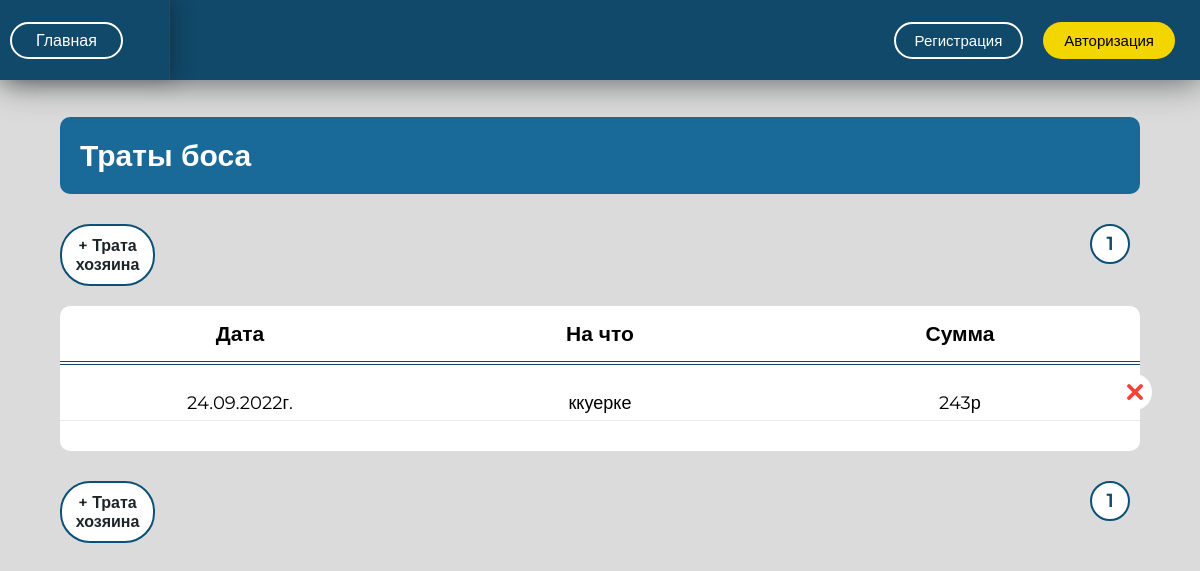
The app's page /spendingboss/ with its own data.
### otchet/models.py (models this page shows)
class Spending(models.Model):
    date = models.DateTimeField(auto_now=True, verbose_name='Дата')
    summa = models.PositiveIntegerField(default=0, verbose_name='Сумма')
    note = models.CharField(max_length=200, verbose_name='Примечание')
    def date_check(self):
        if self.date.month < 10:
            month_now = '0' + str(self.date.month)
        else:
            month_now = self.date.month
        return month_now
    class Meta:
        abstract = True

class SpendingBoss(Spending):  # траты хозяина дома
    class Meta:
        db_table = "bossspending"
        verbose_name = "Расходы хозяина"
        verbose_name_plural = "Расходы хозяина"
        ordering = ['-date']

### otchet/views.py (the view)
# urls.py: path('spendingboss/', views.spendingboss, name='spendingboss'),
def spendingboss(request):
    data = data_d(request)
    spend_boss = SpendingBoss.objects.all()
    paginator = Paginator(spend_boss, 20)
    page_number = request.GET.get('page')
    page_obj = paginator.get_page(page_number)
    data['page_obj'] = page_obj
    if request.method == 'POST' and request.POST['name_form'] == 'AddSpendingBossForms':
        form4 = AddSpendingBossForms(data=request.POST)
        data['form4'] = form4
        if form4.is_valid():
            form4.save()
            return render(request, 'otchet/done.html', context=data)
    return render(request, 'otchet/spending_boss.html', context=data)

### otchet/funk_otchet.py (called while the page is built, shortened)
def data_d(request):
    data = {}
    data['form'] = AddPepForm()
    data['form1'] = AddPaymentsForm()
    data['form2'] = AddSpendingAdminForm()
    data['form3'] = AddSpendingHostelForms()
    data['form4'] = AddSpendingBossForms()
    data['form5'] = AddEventsForms()
    data['form6'] = AddRefundsForms()
    data['form7'] = DepartmentForm()
    return data

### otchet/templates/otchet/spending_boss.html (shortened to what this page needs)
{% extends 'otchet/base.html' %}
{% load static %}
{% block content %}
    <div class="payments2">
        <h1>Траты боса</h1>
        <div class="pagin">
            <div class="but5">
                <div class="append_but" class="append_spend_boss" onclick="add_spend_boss()">+ Трата хозяина</div>
            </div>
            <nav class="num_page">
                <ul>
                    {% for p in page_obj.paginator.page_range%}
                        <li>
                            <a href="?page={{ p }}">{{ p }}</a>
                        </li>
                    {% endfor %}
                </ul>
            </nav>
        </div>
        <div class="payments">
                <ul class="stolb_payments">
                    <li>
                        <h5>Дата</h5>
                    </li>
                    <li>
                        <h5>На что</h5>
                    </li>
                    <li>
                        <h5>Сумма</h5>
                    </li>
                </ul>
                {% for spend in page_obj %}
                    <div class="pay">
                        <div class="date_1 text_1">
                            {{ spend.date.day }}.{{ spend.date_check }}.{{ spend.date.year }}г.
                        </div>
                        <div class="user_1 text_1">
                            {{ spend.note }}
                        </div>
                        <div class="summa text_1">
                            {{ spend.summa }}р
                             <a href="{% url 'update_spendingboss' spend.id %}" >
                            </a>
                            <a href="{% url 'delete_spendingboss' spend.id %}" class="delete_knop">
                                <img src="{% static 'otchet/images/close.png' %}" alt="">
                            </a>
                        </div>
                    </div>
                {% endfor %}
            </div>
        <div class="pagin">
            <div class="but5">
                <div class="append_but" class="append_spend_boss" onclick="add_spend_boss()">+ Трата хозяина</div>
            </div>
            <nav class="num_page">
                <ul>
                    {% for p in page_obj.paginator.page_range%}
                        <li>
                            <a href="?page={{ p }}">{{ p }}</a>
                        </li>
                    {% endfor %}
                </ul>
            </nav>
        </div>
    </div>
{% endblock %}

### otchet/static/otchet/css/media.css (style rules this page uses)
@media screen and (max-width: 1511px) { .append_but { width:19%; } }
@media screen and (max-width: 1202px) { .append_but { width:22%; } }
@media screen and (max-width: 1202px) { .payments2 { width: 90% !important; } }

### otchet/static/otchet/css/index.css (style rules this page uses)
* { box-sizing: border-box; margin: 0; padding: 0; }
body { height: 100vh; background: #dbdbdb; font-family: 'Montserrat', sans-serif; }
ul { list-style:none; }
.payments { background: #fff; border-radius: 10px; padding-bottom: 30px; margin-top: 20px; }
.stolb_payments { display: flex; justify-content: space-around; padding: 0; margin: 0; border-bottom: 4px double #11496a; margin-bottom: 20px; }
.stolb_payments li { width: 33%; text-align: center; font-size: 18px; padding: 15px; }
.stolb_payments li h5 { font-size: 21px; }
.pay { display: flex; justify-content: space-around; height: 36px; align-items: center; border-bottom: 1px solid #dddddd9c; }
.text_1 { width: 33%; text-align: center; height: 30px; line-height: 30px; position: relative; font-size: 18px; letter-spacing: 0.002em; }
.text_1 a { position: absolute; right: 28px; top: -13px; width: 34px; height: 36px; transition:0.2s; }
.text_1 a img { position: relative; top: 4px; left: 2px; }
.append_but { display:block; text-align:center; padding: 10px; border: 2px solid #0a5078; border-radius: 30px; margin-top: 30px; background: #fff; font-weight: 600; color: #1c2428; transition:0.3s; position:relative; }
.payments2 { width: 70%; margin:auto; margin-top: 117px; }
.payments2 h1 { background: #1a6a99; color: #fff; border-radius: 10px; padding: 20px; font-size: 30px; }
.pagin { display:flex; justify-content: space-between; }
.num_page { position: relative; top: 20px; }
.num_page ul { display: flex; }
.num_page ul li a { width: 40px; display: block; height: 40px; border: 2px solid #0a5078; border-radius: 20px; background: #fff; line-height: 35px; text-align: center; margin: 10px; text-decoration: none; color: #11496a; font-weight: 600; font-size: 19px; }
.but5 { position: relative; width: 40%; display: flex; justify-content: space-between; }
.delete_knop { right: -14px !important; top: -14px !important; background: #fff; border-radius: 50%; display: flex; align-items: center; justify-content: center; }
.delete_knop img { width: 16px; top: 0 !important; left: 0 !important; }

### records on screen
SpendingBoss: date.day "24", date_check "09", date.year "2022", note "ккуерке", summa "243"

### other values on screen
{{ p }} "1"
